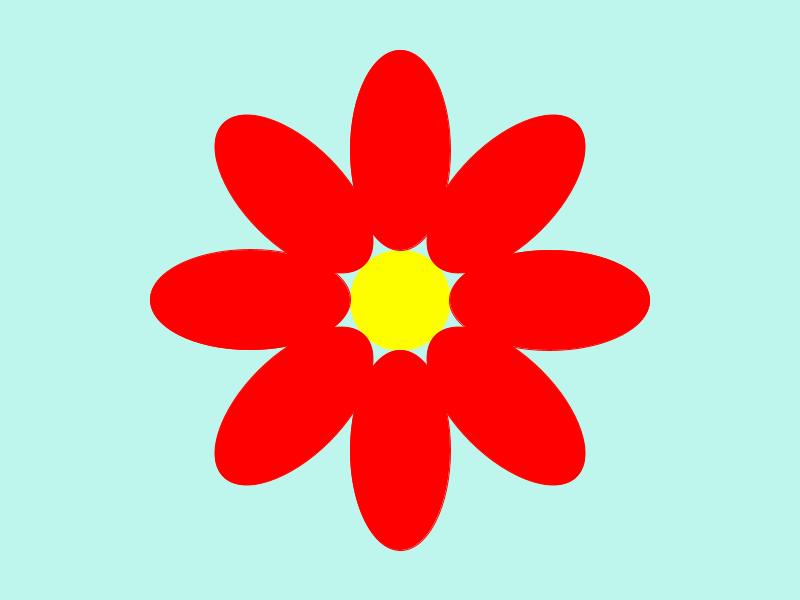
Frame 1 (no input)
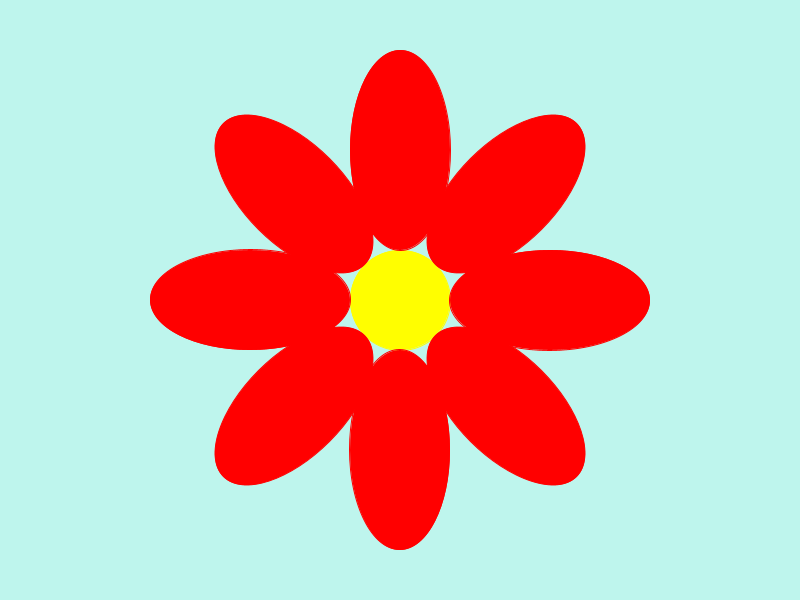
Frame 60 (the mouse pressed at the canvas centre just before this capture)
Frame 120 (the mouse held since frame 60 and released just before this capture): identical to frame 60, image omitted

The Processing sketch that drew these frames (run headless with seeded random() and noise(); from frame 60 on, the mouse is pressed at the canvas centre):

// Processing sketch: processing_182271
// ── processing_182271.pde

float angolo;
float due;
void setup() 
{
  size (800, 600);
  background (255);
  angolo = 0;
  due = 0;
}
void draw()
{
  background(190, 245, 237);
  translate(width/2, height/2);
  stroke (255,254,0);
  fill (255,254,0);
  ellipse(0, 0, 100, 100);

  for (int i=0; i<8; i=i+1)
  { 
   
    rotate(angolo);
    angolo = PI/4;
    stroke(255, 0, 0);
    fill(255, 0, 0);
    ellipse(0, 150, 100, 200);
  }

}
